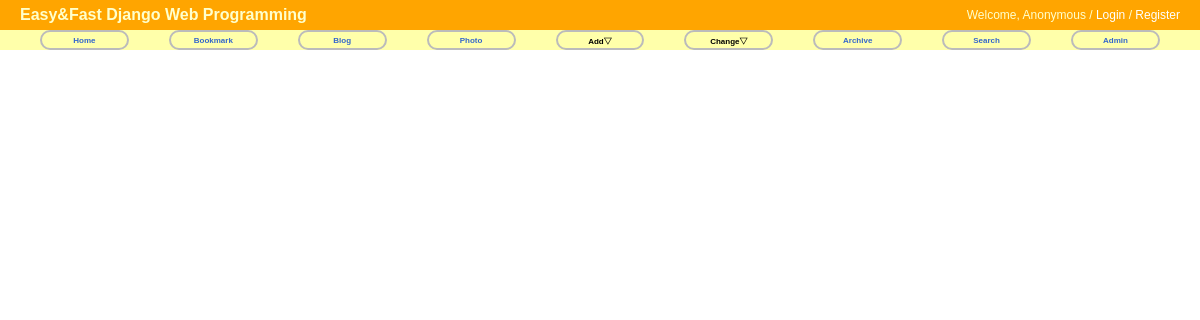
The page /photo/ on the database as committed earlier.
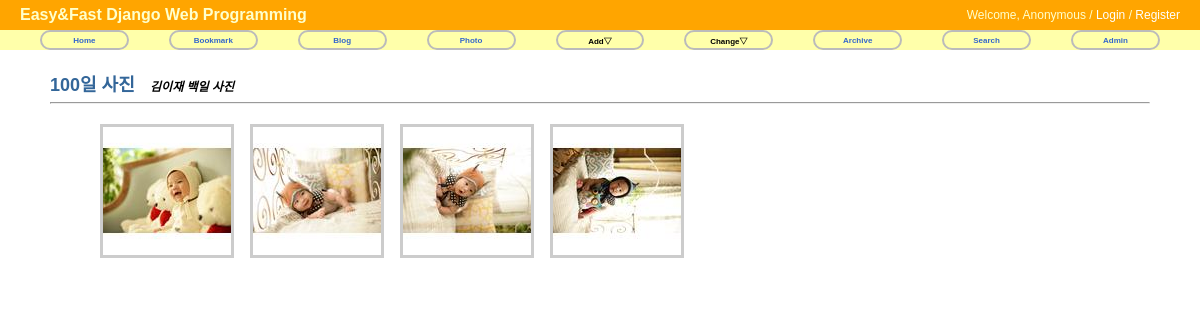
The same page on the database as committed later.
### photo/models.py (models this page shows, shortened)
@python_2_unicode_compatible
class Album(models.Model):
	name = models.CharField(max_length=50)
	description = models.CharField('One Line Description', max_length=100, blank=True)
	owner = models.ForeignKey(User, null=True)
	class Meta:
		ordering = ['name']

@python_2_unicode_compatible
class Photo(models.Model):
	album = models.ForeignKey(Album)
	title = models.CharField(max_length=50)
	image = ThumbnailImageField(upload_to='photo/%Y/%m')
	description = models.TextField('Photo Description', blank=True)
	upload_date = models.DateTimeField('Upload Data', auto_now_add=True)
	owner = models.ForeignKey(User, null=True)
	class Meta:
		ordering = ['title']
	def get_absolute_url(self):
		return reverse('photo:photo_detail', args=(self.id,))

### photo/views.py (the view)
class AlbumLV(ListView):
    model = Album

### photo/fields.py (called while the page is built)
def _add_thumb(s):
	parts = s.split(".")
	parts.insert(-1, "thumb")
	if parts[-1].lower() not in ['jpeg', 'jpg']:
		parts[-1] = 'jpg'
	return ".".join(parts)

	def _get_thumb_url(self):
		return _add_thumb(self.url)

### photo/templates/photo/album_list.html (shortened to what this page needs)
{% extends "base.html" %}
{% load staticfiles %}
{% block extrastyle %}{% static "photo/photo.css" %}{% endblock %}
{% block content %}
<div id="content">
    {% for item in object_list %}
    <div class="clear_float">
        <h2 style="display:inline"><a href="{% url 'photo:album_detail' item.id %}">{{ item.name }}</a></h2>
        &emsp;<b><i>{{ item.description }}</i></b>
    </div>
    <hr/>
    <div class="album-list">
        {% for photo in item.photo_set.all|slice:":5" %}
        <div class="album-list-photo">
            <a href="{{ photo.get_absolute_url }}">
            <img class="thumbnail" src="{{ photo.image.thumb_url }}" />
            </a>
        </div>
        {% endfor %}
    </div>
    {% endfor %}
</div>
{% endblock %}

### templates/base.html (shortened to what this page needs)
<!DOCTYPE html>
<html lang="ko">
<head>
    {% load staticfiles %}
    <link rel="stylesheet" type="text/css" href="{% block stylesheet %}{% static "css/base.css" %}{% endblock %}" />
    <link rel="stylesheet" type="text/css" href="{% block extrastyle %}{% endblock %}" />
</head>
<body>
    <div id="header">
        <h2 class="maintitle">Easy&amp;Fast Django Web Programming</h2>
        {% if user.is_active %}
        <h4 class="welcome">Welcome,
                    <strong>{% firstof user.get_short_name user.get_username %}</strong> /
                    <a href="{% url 'password_change' %}">Change Password</a> /
                    <a href="{% url 'logout' %}">Logout</a>
        </h4>
        {% else %}
        <h4 class="welcome">Welcome, Anonymous /
                    <a href="{% url 'login' %}">Login</a> /
                    <a href="{% url 'register' %}">Register</a>
        </h4>
        {% endif %}
    </div>
    <div id="menu">
        <li><a href="{% url 'home' %}">Home</a></li>
        <li><a href="{% url 'bookmark:index' %}">Bookmark</a></li>
        <li><a href="{% url 'blog:index' %}">Blog</a></li>
        <li><a href="{% url 'photo:index' %}">Photo</a></li>
        <li>Add&bigtriangledown;
        </li>
        <li>Change&bigtriangledown;
        </li>
        <li><a href="{% url 'blog:post_archive' %}">Archive</a></li>
        <li><a href="{% url 'blog:search' %}">Search</a></li>
        <li><a href="{% url 'admin:index' %}">Admin</a></li>
    </div>
    {% block content %}{% endblock %}
</body>
</html>

### static/css/base.css (style rules this page uses)
body { font-family: "Lucida Grande", Verdana, Arial, sans-serif; font-size: 12px; }
div#header { position: absolute; top: 0px; left: 0px; height: 30px; width: 100%; display: table; background: orange; }
div#menu { position: absolute; top: 30px; left: 0px; height: 20px; width: 100%; display: table; table-layout: fixed; border-spacing: 40px 0px; background: #ffa; font-size: 8px; }
div#content { position: absolute; top: 70px; left: 50px; right: 50px; }
.maintitle { display: table-cell; vertical-align: middle; padding-left: 20px; color: #ffc; font-weight: bold; font-size: 16px; }
.welcome { display: table-cell; vertical-align: middle; text-align: right; padding-right: 20px; color: #ffc; font-weight: normal; font-size: 12px; }
.welcome a:link, .welcome a:visited { color: white; }
div#menu a:link, div#menu a:visited { color: #36c; }
div#menu > li { display: table-cell; vertical-align: middle; border: 2px solid #bbb; border-radius: 25px; text-align: center; font-weight: bold; }
a:link, a:visited { color: #369; text-decoration: none; }

### photo/static/photo/photo.css (style rules this page uses)
div.album-list { margin: 20px 50px; }
div.album-list-photo { float: left; width: 150px; height: 180px; }
img.thumbnail { border:3px solid #ccc; }
div.clear_float { clear: both; }

Rows that differ between the two databases and show on the page:
added Album: name "100일 사진", description "김이재 백일 사진"
added Photo: shows a picture
added Photo: shows a picture
added Photo: shows a picture
added Photo: shows a picture
